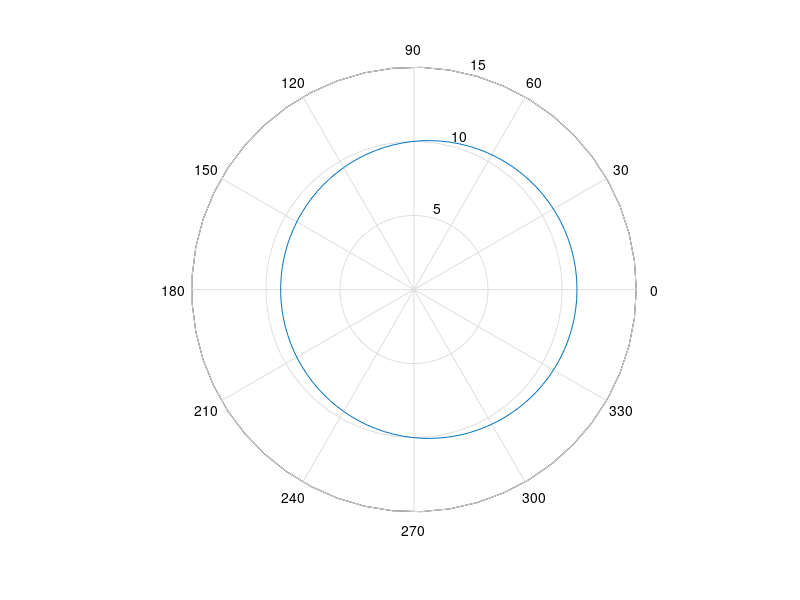

Reproduce this figure in MATLAB.
% Plot Limacon
%
% Plot a limacon defined by the following equation (polar)
% r = b - c*cos(theta)
%
% Nick Eyre - Sept 2012
% Olin College ENGR 2340 - Dynamics
% Assignment 2 - Problem 5a

%Constants
b = 10;
c = -1;

%Calculate
theta = linspace(0,2*pi,100);
r = b - c*cos(theta);

%Plot
polar(theta,r)